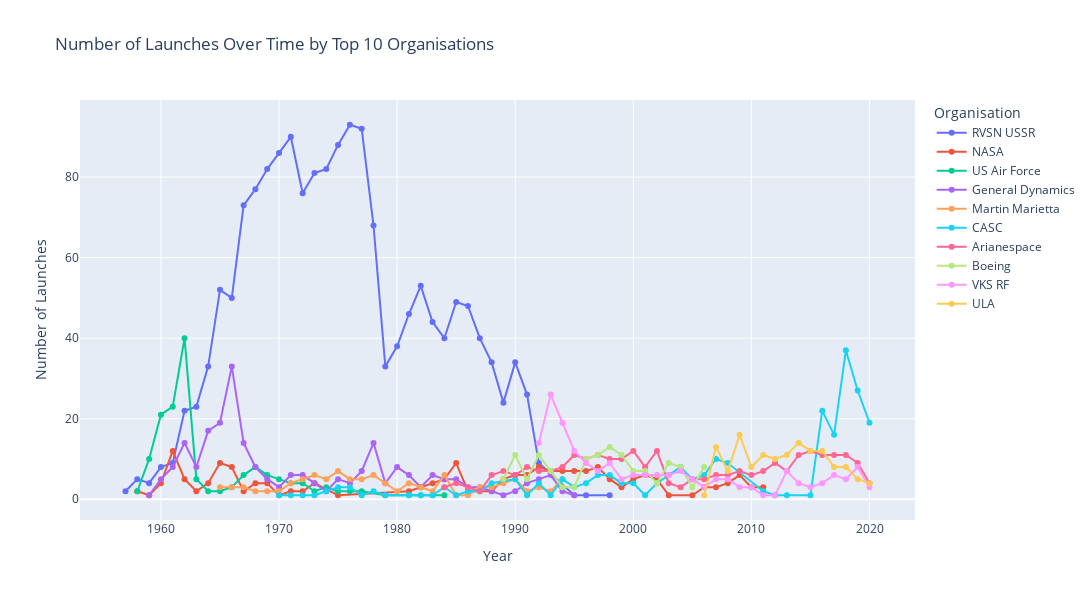

Source (notebook cell):
### Code cell
fig = px.line(
    filtered_data,
    x='Year',
    y='Launches',
    color='Organisation',
    title='Number of Launches Over Time by Top 10 Organisations',
    labels={'Launches': 'Number of Launches'},
    markers=True
)

# Customize layout
fig.update_layout(
    xaxis_title='Year',
    yaxis_title='Number of Launches',
    xaxis_tickformat='%Y-%m',
    height=600,
    width=1200
)

# Show the figure
fig.show()

### Figure 1 — Plotly figure (JSON) as saved in the notebook; plotly's stock layout.template omitted (floating-point values rounded to 4 significant figures)
{"data": [{"hovertemplate": "Organisation=RVSN USSR<br>Year=%{x}<br>Number of Launches=%{y}<extra></extra>", "legendgroup": "RVSN USSR", "line": {"color": "#636efa", "dash": "solid"}, "marker": {"symbol": "circle"}, "mode": "lines+markers", "name": "RVSN USSR", "orientation": "v", "showlegend": true, "type": "scatter", "x": [1957, 1958, 1959, 1960, 1961, 1962, 1963, 1964, 1965, 1966, 1967, 1968, 1969, 1970, 1971, 1972, 1973, 1974, 1975, 1976, 1977, 1978, 1979, 1980, 1981, 1982, 1983, 1984, 1985, 1986, 1987, 1988, 1989, 1990, 1991, 1992, 1995, 1996, 1998], "xaxis": "x", "y": [2, 5, 4, 8, 9, 22, 23, 33, 52, 50, 73, 77, 82, 86, 90, 76, 81, 82, 88, 93, 92, 68, 33, 38, 46, 53, 44, 40, 49, 48, 40, 34, 24, 34, 26, 9, 1, 1, 1], "yaxis": "y"}, {"hovertemplate": "Organisation=NASA<br>Year=%{x}<br>Number of Launches=%{y}<extra></extra>", "legendgroup": "NASA", "line": {"color": "#EF553B", "dash": "solid"}, "marker": {"symbol": "circle"}, "mode": "lines+markers", "name": "NASA", "orientation": "v", "showlegend": true, "type": "scatter", "x": [1958, 1959, 1960, 1961, 1962, 1963, 1964, 1965, 1966, 1967, 1968, 1969, 1970, 1971, 1972, 1973, 1975, 1981, 1982, 1983, 1984, 1985, 1986, 1988, 1989, 1990, 1991, 1992, 1993, 1994, 1995, 1996, 1997, 1998, 1999, 2000, 2001, 2002, 2003, 2005, 2006, 2007, 2008, 2009, 2010, 2011], "xaxis": "x", "y": [2, 1, 4, 12, 5, 2, 4, 9, 8, 2, 4, 4, 1, 2, 2, 4, 1, 2, 3, 4, 5, 9, 2, 2, 5, 6, 6, 8, 7, 7, 7, 7, 8, 5, 3, 5, 6, 5, 1, 1, 3, 3, 4, 6, 3, 3], "yaxis": "y"}, {"hovertemplate": "Organisation=US Air Force<br>Year=%{x}<br>Number of Launches=%{y}<extra></extra>", "legendgroup": "US Air Force", "line": {"color": "#00cc96", "dash": "solid"}, "marker": {"symbol": "circle"}, "mode": "lines+markers", "name": "US Air Force", "orientation": "v", "showlegend": true, "type": "scatter", "x": [1958, 1959, 1960, 1961, 1962, 1963, 1964, 1965, 1966, 1967, 1968, 1969, 1970, 1971, 1972, 1973, 1974, 1975, 1976, 1977, 1979, 1981, 1982, 1983, 1984], "xaxis": "x", "y": [2, 10, 21, 23, 40, 5, 2, 2, 3, 6, 8, 6, 5, 4, 4, 2, 3, 2, 2, 2, 1, 1, 1, 1, 1], "yaxis": "y"}, {"hovertemplate": "Organisation=General Dynamics<br>Year=%{x}<br>Number of Launches=%{y}<extra></extra>", "legendgroup": "General Dynamics", "line": {"color": "#ab63fa", "dash": "solid"}, "marker": {"symbol": "circle"}, "mode": "lines+markers", "name": "General Dynamics", "orientation": "v", "showlegend": true, "type": "scatter", "x": [1959, 1960, 1961, 1962, 1963, 1964, 1965, 1966, 1967, 1968, 1969, 1970, 1971, 1972, 1973, 1974, 1975, 1976, 1977, 1978, 1979, 1980, 1981, 1982, 1983, 1984, 1985, 1986, 1987, 1988, 1989, 1990, 1991, 1992, 1993, 1994, 1995], "xaxis": "x", "y": [1, 5, 8, 14, 8, 17, 19, 33, 14, 8, 5, 3, 6, 6, 4, 2, 5, 4, 7, 14, 4, 8, 6, 3, 6, 5, 5, 3, 3, 2, 1, 2, 4, 5, 6, 2, 1], "yaxis": "y"}, {"hovertemplate": "Organisation=Martin Marietta<br>Year=%{x}<br>Number of Launches=%{y}<extra></extra>", "legendgroup": "Martin Marietta", "line": {"color": "#FFA15A", "dash": "solid"}, "marker": {"symbol": "circle"}, "mode": "lines+markers", "name": "Martin Marietta", "orientation": "v", "showlegend": true, "type": "scatter", "x": [1965, 1966, 1967, 1968, 1969, 1970, 1971, 1972, 1973, 1974, 1975, 1976, 1977, 1978, 1979, 1980, 1981, 1982, 1983, 1984, 1985, 1986, 1987, 1988, 1989, 1990, 1991, 1992, 1993, 1994], "xaxis": "x", "y": [3, 3, 3, 2, 2, 2, 4, 5, 6, 5, 7, 5, 5, 6, 4, 2, 4, 3, 2, 6, 1, 1, 3, 3, 4, 5, 2, 3, 2, 5], "yaxis": "y"}, {"hovertemplate": "Organisation=CASC<br>Year=%{x}<br>Number of Launches=%{y}<extra></extra>", "legendgroup": "CASC", "line": {"color": "#19d3f3", "dash": "solid"}, "marker": {"symbol": "circle"}, "mode": "lines+markers", "name": "CASC", "orientation": "v", "showlegend": true, "type": "scatter", "x": [1970, 1971, 1972, 1973, 1974, 1975, 1976, 1977, 1978, 1979, 1981, 1982, 1983, 1984, 1985, 1986, 1987, 1988, 1990, 1991, 1992, 1993, 1994, 1995, 1996, 1997, 1998, 1999, 2000, 2001, 2002, 2003, 2004, 2005, 2006, 2007, 2008, 2011, 2012, 2013, 2015, 2016, 2017, 2018, 2019, 2020], "xaxis": "x", "y": [1, 1, 1, 1, 2, 3, 3, 1, 2, 1, 1, 1, 1, 3, 1, 2, 2, 4, 5, 1, 4, 1, 5, 3, 4, 6, 6, 4, 4, 1, 4, 6, 8, 5, 6, 10, 9, 2, 1, 1, 1, 22, 16, 37, 27, 19], "yaxis": "y"}, {"hovertemplate": "Organisation=Arianespace<br>Year=%{x}<br>Number of Launches=%{y}<extra></extra>", "legendgroup": "Arianespace", "line": {"color": "#FF6692", "dash": "solid"}, "marker": {"symbol": "circle"}, "mode": "lines+markers", "name": "Arianespace", "orientation": "v", "showlegend": true, "type": "scatter", "x": [1984, 1985, 1986, 1987, 1988, 1989, 1990, 1991, 1992, 1993, 1994, 1995, 1996, 1997, 1998, 1999, 2000, 2001, 2002, 2003, 2004, 2005, 2006, 2007, 2008, 2009, 2010, 2011, 2012, 2013, 2014, 2015, 2016, 2017, 2018, 2019, 2020], "xaxis": "x", "y": [3, 4, 3, 2, 6, 7, 6, 8, 7, 7, 8, 11, 10, 11, 10, 10, 12, 8, 12, 4, 3, 5, 5, 6, 6, 7, 6, 7, 9, 7, 11, 12, 11, 11, 11, 9, 4], "yaxis": "y"}, {"hovertemplate": "Organisation=Boeing<br>Year=%{x}<br>Number of Launches=%{y}<extra></extra>", "legendgroup": "Boeing", "line": {"color": "#B6E880", "dash": "solid"}, "marker": {"symbol": "circle"}, "mode": "lines+markers", "name": "Boeing", "orientation": "v", "showlegend": true, "type": "scatter", "x": [1989, 1990, 1991, 1992, 1993, 1994, 1995, 1996, 1997, 1998, 1999, 2000, 2001, 2002, 2003, 2004, 2005, 2006], "xaxis": "x", "y": [5, 11, 5, 11, 7, 3, 3, 10, 11, 13, 11, 7, 7, 4, 9, 8, 3, 8], "yaxis": "y"}, {"hovertemplate": "Organisation=VKS RF<br>Year=%{x}<br>Number of Launches=%{y}<extra></extra>", "legendgroup": "VKS RF", "line": {"color": "#FF97FF", "dash": "solid"}, "marker": {"symbol": "circle"}, "mode": "lines+markers", "name": "VKS RF", "orientation": "v", "showlegend": true, "type": "scatter", "x": [1992, 1993, 1994, 1995, 1996, 1997, 1998, 1999, 2000, 2001, 2002, 2003, 2004, 2005, 2006, 2007, 2008, 2009, 2010, 2011, 2012, 2013, 2014, 2015, 2016, 2017, 2018, 2019, 2020], "xaxis": "x", "y": [14, 26, 19, 12, 9, 7, 9, 5, 6, 6, 6, 6, 7, 5, 3, 5, 5, 3, 3, 1, 1, 7, 4, 3, 4, 6, 5, 8, 3], "yaxis": "y"}, {"hovertemplate": "Organisation=ULA<br>Year=%{x}<br>Number of Launches=%{y}<extra></extra>", "legendgroup": "ULA", "line": {"color": "#FECB52", "dash": "solid"}, "marker": {"symbol": "circle"}, "mode": "lines+markers", "name": "ULA", "orientation": "v", "showlegend": true, "type": "scatter", "x": [2006, 2007, 2008, 2009, 2010, 2011, 2012, 2013, 2014, 2015, 2016, 2017, 2018, 2019, 2020], "xaxis": "x", "y": [1, 13, 7, 16, 8, 11, 10, 11, 14, 12, 12, 8, 8, 5, 4], "yaxis": "y"}], "layout": {"height": 600, "legend": {"title": {"text": "Organisation"}, "tracegroupgap": 0}, "title": {"text": "Number of Launches Over Time by Top 10 Organisations"}, "width": 1200, "xaxis": {"anchor": "y", "domain": [0, 1], "tickformat": "%Y-%m", "title": {"text": "Year"}}, "yaxis": {"anchor": "x", "domain": [0, 1], "title": {"text": "Number of Launches"}}}}
